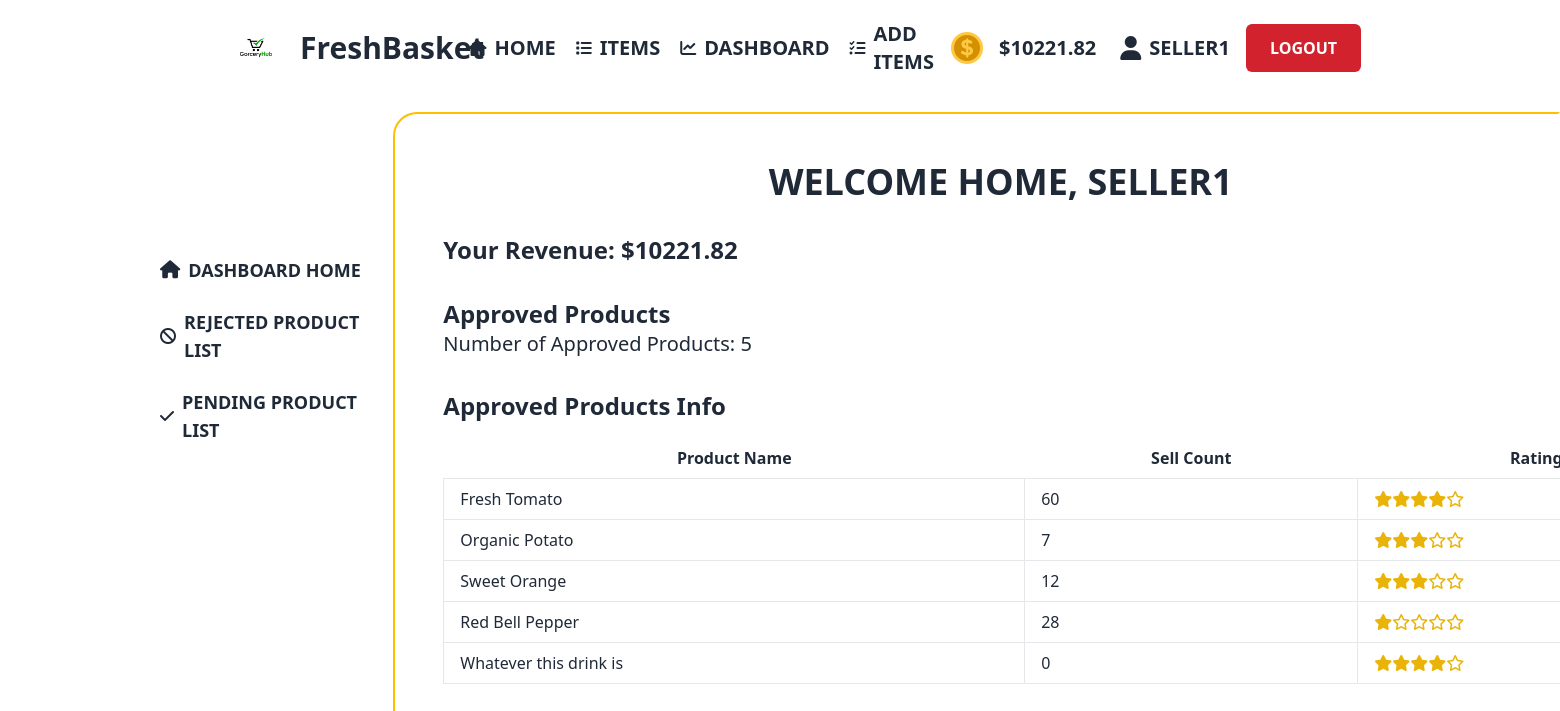
/src/viewer/sellerdashboard.php (signed in), run on the app's committed database.
### tables this page shows
CREATE TABLE `products` (
  `productId` int(11) NOT NULL,
  `name` varchar(50) NOT NULL,
  `imgurl` varchar(60) DEFAULT NULL,
  `price` decimal(10,2) NOT NULL,
  `ammount` text DEFAULT NULL,
  `publishdate` date NOT NULL,
  `selleremail` varchar(60) DEFAULT NULL,
  `cartcount` int(11) DEFAULT NULL,
  `category` varchar(50) NOT NULL,
  `status` varchar(20) DEFAULT NULL,
  `rating` float DEFAULT NULL,
  `numOfPeople` int(11) DEFAULT 0
);

### src/viewer/sellerdashboard.php (the view, shortened to what this page needs)
<!DOCTYPE html>
<html data-theme="light" lang="en" style="scroll-behavior: smooth;">
<head>
    <link href="https://cdn.jsdelivr.net/npm/daisyui@4.7.3/dist/full.min.css" rel="stylesheet" type="text/css" />
    <script src="https://cdn.tailwindcss.com"></script>
</head>
<body>
    <header>
      <?php include 'navbar1.php'; ?>
    </header>
    <main>
      <section class="pl-40 pt-4 h-screen">
        <div class="grid grid-cols-6">
          <div class="mt-16">
            <?php include 'sidebar2.php'; ?>
          </div>
          <div class="col-span-5 bg-white rounded-tl-3xl h-screen pl-12 pt-12 border-2 border-solid border-l-yellowPrimary border-t-yellowPrimary border-r-transparent border-b-transparent">
            <?php
            require_once('DBconnect.php');
            $useremail = $_COOKIE['email'];
            $username = $_COOKIE['username'];
            ?>
            <div>
              <h1 class="text-4xl font-bold uppercase text-center mb-8">Welcome home, <?php echo $username; ?></h1>
            </div>
            <div class="mb-8">
              <h2 class="text-2xl font-semibold">Your Revenue: $<?php echo $_COOKIE['revenue']; ?></h2>
            </div>
            <div class="mb-8">
              <h2 class="text-2xl font-semibold">Approved Products</h2>
              <?php
              $sql = "SELECT COUNT(*) as count FROM products WHERE status='published' AND selleremail='$useremail'";
              $result = mysqli_query($conn, $sql);
              $row = mysqli_fetch_assoc($result);
              $approvedCount = $row['count'];
              ?>
              <p class="text-xl">Number of Approved Products: <?php echo $approvedCount; ?></p>
            </div>
            <div>
              <h2 class="text-2xl font-semibold mb-4">Approved Products Info</h2>
              <table class="table-auto w-[80rem]">
                <thead>
                  <tr>
                    <th class="px-4 py-2">Product Name</th>
                    <th class="px-4 py-2">Sell Count</th>
                    <th class="px-4 py-2">Ratings</th>
                  </tr>
                </thead>
                <tbody>
                  <?php
                  $sql = "SELECT name, cartcount, rating FROM products WHERE status='published' AND selleremail='$useremail'";
                  $result = mysqli_query($conn, $sql);
                  while ($row = mysqli_fetch_assoc($result)) {
                    echo "<tr>";
                    echo "<td class='border px-4 py-2'>" . $row['name'] . "</td>";
                    echo "<td class='border px-4 py-2'>" . $row['cartcount'] . "</td>";
                    $rating = intval($row['rating']);
                    echo "<td class='border px-4 py-2'>";
                    for ($i = 0; $i < 5; $i++) {
                      if ($i < $rating) {
                      echo "<i class='fas fa-star text-yellow-500'></i>";
                      } else {
                      echo "<i class='far fa-star text-yellow-500'></i>";
                      }
                    }
                    echo "</td>";
                    echo "</tr>";
                  }
                  ?>
                </tbody>
              </table>
            </div>
          </div>
        </div>
      </section>
    </main>
</body>
</html>

### data on the page
products: name "Fresh Tomato", cartcount "60"
products: name "Organic Potato", cartcount "7"
products: name "Sweet Orange", cartcount "12"
products: name "Red Bell Pepper", cartcount "28", rating 1 (drawn)
products: name "Whatever this drink is", cartcount "0"

### other printed values
$revenue "10221.82"
$username "SELLER1"
$_COOKIE['revenue'] "10221.82"
$approvedCount "5"
